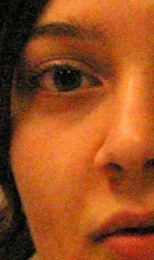
%> input picture Traitement d'image/NLMF/photocoul.jpg, 154 x 260 px, shrunk from 430 x 726 before the run
$ octave --eval "DemoNLMeansFilter2D;"   (GNU Octave 9; MATLAB toolbox functions it lacks are replaced by stand-ins)
%> lines starting %> are read from the running program, lines starting %| are printed output that depends on the picture
### Traitement d'image/NLMF/NLMF_zhengguo.m
function J = NLMF_zhengguo(I,Options)

% This code is based by Dirk-Jan Kroon who published his code in
% http://www.mathworks.com/matlabcentral/fileexchange/27395-fast-non-local-means-1d-2d-color-and-3d
% I just translate his code to matlab vision since his code is more
% efficient than mine by using c++.

% Function:
% options,
%   Options.filterstrength : Strength of the NLMF filtering (default 0.05)
%   Options.blocksize : The image is split in sub-blocks for efficienter
%                memory usage,  (default 1D 20000, default 2D: 150, default
%                3D: 32);

% Beta Options:
%   Options.enablepca : Do PCA on the patches to reduce amount of
%                         calculations (default false)
%   Options.pcaskip : To reduce amount of PCA calculations the data for PCA
%                      is first reduced with V(:,1:pcaskip:end)  (default 10)
%   Options.pcane : Number of eigenvectors used (default 25)
%
% Literature:
% - Non local filter proposed for A. Buades, B. Coll  and J.M. Morel
%   "A non-local algorithm for image denoising"
% - Basic Matlab implementation of Jose Vicente Manjon-Herrera and
%   D.Kroon University of Twente (April 2010)

% Example 2D greyscale,
%  I=im2double(imread('moon.tif'));
%  Options.kernelratio=4;
%  Options.windowratio=4;
%  Options.verbose=true;
%  J=NLMF(I,Options);
%  figure,
%  subplot(1,2,1),imshow(I); title('Noisy image')
%  subplot(1,2,2),imshow(J); title('NL-means image');

if((min(I(:))<0)||(max(I(:))>1)),
    warning('NLMF:inputs','Preferable data range [0..1]');
end
if((~isa(I,'double'))&&(~isa(I,'single')))
    error('NLMF:inputs','Input data must be single or double');
end


% Detect Image Dimension
if(size(I,3)>3)
    Dim=3;
elseif((size(I,1)>1)&&(size(I,2)>1))
    Dim=2;
else
    Dim=1;
end

% In 1D assume column vector
if(Dim==1), I=I(:); end

% Process inputs
defaultoptions=struct('kernelratio',3,'windowratio',3,'filterstrength',0.05,'blocksize',150,'nThreads',2,'verbose',false,'enablepca',false,'pcaskip',10,'pcane',25);
if(Dim==1),
    defaultoptions.blocksize=20000;
elseif(Dim==2),
    defaultoptions.blocksize=150;
else
    defaultoptions.blocksize=32;
end

if(~exist('Options','var')), Options=defaultoptions;
else
    tags = fieldnames(defaultoptions);
    for i=1:length(tags), if(~isfield(Options,tags{i})), Options.(tags{i})=defaultoptions.(tags{i}); end, end
    if(length(tags)~=length(fieldnames(Options))),
        warning('register_images:unknownoption','unknown options found');
    end
end

kernelratio=round(Options.kernelratio);
windowratio=round(Options.windowratio);
blocksize=round(Options.blocksize);
verbose=Options.verbose;
enablepca=Options.enablepca;
pcaskip=round(Options.pcaskip);
pcane=round(Options.pcane);

if(Dim==1),
    Ipad = padarray(I,kernelratio+windowratio,'symmetric'); %,
elseif(Dim==2),
    Ipad = padarray(I,[kernelratio+windowratio kernelratio+windowratio],'symmetric'); %,
else
    Ipad = padarray(I,[kernelratio+windowratio kernelratio+windowratio kernelratio+windowratio],'symmetric'); %,
end

% Separate the image into smaller blocks, for less memory usage
% and efficient cpu-cache usage.
block=makeBlocks(kernelratio,windowratio, blocksize, I, Ipad, Dim);

tic; erms='***';
J=zeros(size(I),class(Ipad));
for i=1:length(block);
    if(verbose)
        disp(['Processing Block ' num2str(i) ' of ' num2str(length(block)) ' estimated time remaining ' erms]);
    end

    if(Dim==1)
        Iblock=Ipad(block(i).x1:block(i).x2);
    elseif(Dim==2)
        Iblock=Ipad(block(i).x1:block(i).x2,block(i).y1:block(i).y2,:);
    else
        Iblock=Ipad(block(i).x1:block(i).x2,block(i).y1:block(i).y2,block(i).z1:block(i).z2);
    end

    %% This code is genalized by zhengguo
     V1 = im2vect_V1(Iblock) ;

    if(enablepca)
        % Do PCA on the block
        [Evalues, Evectors, x_mean]=PCA(V(:,1:pcaskip:end),pcane);
        % Project the block to the reduced PCA feature space
        V = Evectors'*(V-repmat(x_mean,1,size(V,2)));
    end

    Iblock_filtered = TestNLmeansCDebug1012_v1( Iblock, V1, Options.filterstrength ) ;

    if(Dim==1)
        J(block(i).x3:block(i).x4)=Iblock_filtered;
    elseif(Dim==2)
        J(block(i).x3:block(i).x4,block(i).y3:block(i).y4,:)=Iblock_filtered;
    else
        J(block(i).x3:block(i).x4,block(i).y3:block(i).y4,block(i).z3:block(i).z4)=Iblock_filtered;
    end

    if(verbose)
        t=toc; erm=(t/i)*(length(block)-i); erms=num2str(erm);
    end
end
toc;


function block=makeBlocks(kernelratio,windowratio,blocksize, I,Ipad, Dim)
block=struct;
i=0;
blocksize_real=blocksize-(kernelratio+windowratio)*2;
if(Dim==1)
    for x1=1:blocksize_real:size(Ipad,1)
        x2=x1+blocksize-1;
        x2=max(min(x2,size(Ipad,1)),1);
        x3=x1;
        x4=min(x1+blocksize_real-1,size(I,1));
        if(x4>=x3)
            i=i+1;
            block(i).x1=x1; block(i).x2=x2;
            block(i).x3=x3; block(i).x4=x4;
        end
    end
elseif(Dim==2)
    for y1=1:blocksize_real:size(Ipad,2)
        for x1=1:blocksize_real:size(Ipad,1)
            x2=x1+blocksize-1; y2=y1+blocksize-1;
            x2=max(min(x2,size(Ipad,1)),1);
            y2=max(min(y2,size(Ipad,2)),1);
            x3=x1; y3=y1;
            x4=min(x1+blocksize_real-1,size(I,1));
            y4=min(y1+blocksize_real-1,size(I,2));
            if((x4>=x3)&&(y4>=y3))
                i=i+1;
                block(i).x1=x1; block(i).y1=y1; block(i).x2=x2; block(i).y2=y2;
                block(i).x3=x3; block(i).y3=y3; block(i).x4=x4; block(i).y4=y4;
            end
        end
    end
else
    for z1=1:blocksize_real:size(Ipad,3)
        for y1=1:blocksize_real:size(Ipad,2)
            for x1=1:blocksize_real:size(Ipad,1)
                x2=x1+blocksize-1; y2=y1+blocksize-1;  z2=z1+blocksize-1;
                x2=max(min(x2,size(Ipad,1)),1);
                y2=max(min(y2,size(Ipad,2)),1);
                z2=max(min(z2,size(Ipad,3)),1);
                x3=x1; y3=y1; z3=z1;
                x4=min(x1+blocksize_real-1,size(I,1));
                y4=min(y1+blocksize_real-1,size(I,2));
                z4=min(z1+blocksize_real-1,size(I,3));
                if((x4>=x3)&&(y4>=y3)&&(z4>=z3))
                    i=i+1;
                    block(i).x1=x1; block(i).y1=y1;  block(i).z1=z1;
                    block(i).x2=x2; block(i).y2=y2;  block(i).z2=z2;
                    block(i).x3=x3; block(i).y3=y3;  block(i).z3=z3;
                    block(i).x4=x4; block(i).y4=y4;  block(i).z4=z4;
                end
            end
        end
    end
end

% [27 lines left out: function PCA, not called in this run]

### Traitement d'image/NLMF/im2vect_V1.m
function C = im2vect_V1(Iblock)

for i = 1:9
    for j = 1:9
        K(i,j) = exp(-(((i-5)^2)+((j-5)^2))/(2.0*(2.25^2)));
    end
end

K = K/sum(K(:)) ;
K = sqrt( K ) ;

C = zeros(81,(size(Iblock,1)-8)*(size(Iblock,2)-8)) ;
h = 1 ;
for i = 1:size(Iblock,2)-8
    for j = 1:size(Iblock,1)-8
        temp1 = K(1,:)'.*Iblock(j:j+8,i);
        temp2 = K(2,:)'.*Iblock(j:j+8,i+1);
        temp3 = K(3,:)'.*Iblock(j:j+8,i+2);
        temp4 = K(4,:)'.*Iblock(j:j+8,i+3);
        temp5 = K(5,:)'.*Iblock(j:j+8,i+4);
        temp6 = K(6,:)'.*Iblock(j:j+8,i+5);
        temp7 = K(7,:)'.*Iblock(j:j+8,i+6);
        temp8 = K(8,:)'.*Iblock(j:j+8,i+7);
        temp9 = K(9,:)'.*Iblock(j:j+8,i+8);
        C(:,h) = [ temp1; temp2; temp3; temp4; temp5; temp6; temp7; temp8; temp9 ] ;
        h = h + 1 ;
    end
end

### Traitement d'image/NLMF/TestNLmeansCDebug1012_v1.m
function output = TestNLmeansCDebug1012_v1( I, V, filterstrength )

filterstrength2=1/(filterstrength^2);
Rowlength = size(I,1) - 8 ;
Collength = size(I,2) - 8 ;
output = zeros(Rowlength-8,Collength-8) ;
k1 = 5 ;
s1 = 5 ;
for i1 = 9: Collength
    distancei1 = i1*Rowlength ;
    for j1 = 9: Rowlength
        wmax=0;
        average=0;
        sweight=0;
        distancek1 = k1 * Rowlength ;
        sumpart1 = distancei1-distancek1+j1-s1+1 ;
        for t1 = i1-4:i1+4
            distancet1 = t1*Rowlength ;
            for t2 = j1-4:j1+4
                if t1 == i1 && t2 == j1
                    continue ;
                end
                distance = sum((V(:,sumpart1 )-V( :,distancet1-distancek1+t2-s1+1)).^2) ;
                tempw = exp(-distance*filterstrength2);
                wmax=max(tempw, wmax);
                sweight = sweight + tempw;
                average = average + tempw*I(t2,t1);
            end
        end

        wmax=max(wmax, 1e-15);
        average = average + wmax*I(j1,i1);
        sweight = sweight + wmax;
        if sweight > 0
            output(j1-8,i1-8) = average / sweight;
        else
            output(j1-8,i1-8) = I(j1,i1);
        end
    end
end

### Traitement d'image/NLMF/DemoNLMeansFilter2D.m
function DemoNLMeansFilter2D

Ireel = imread('photocoul.jpg');
%> Ireel is the input picture: size 260x154x3 uint8; mean R, G, B 153.4, 77.5, 31.2
% traitement d'image en niveaux de gris
I = rgb2gray(Ireel);
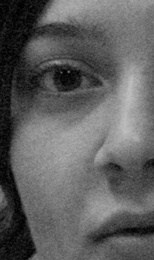
%> I: size 260x154 uint8; min 0, max 192, mean 94.9

I = im2double(I) ;
%> I: size 260x154 double
I = imresize( I, 0.25*size(I) ) ;
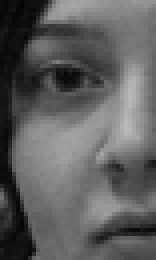
%> I: size 65x39 double (shown 4 times larger); min 0.0131, max 0.73, mean 0.372
Options.kernelratio=4;
Options.windowratio=4;
Options.verbose=true;
Options.filterstrength=0.1;
J = NLMF_zhengguo(I,Options);
%> in NLMF_zhengguo, `Ipad = padarray(I,[kernelratio+windowratio kernelratio+windowratio],'s..`:
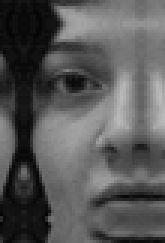
%> Ipad: size 81x55 double (shown 3 times larger); min 0.0131, max 0.73, mean 0.342
%> in NLMF_zhengguo, `block=makeBlocks(kernelratio,windowratio, blocksize, I, Ipad, Dim);`: block = {x1 1, y1 1, x2 81, y2 55, x3 1, y3 1}
%> the loop in NLMF_zhengguo, `for i=1:length(block);` made 1 pass
%> (filterstrength2 in TestNLmeansCDebug1012_v1, Rowlength in TestNLmeansCDebug1012_v1, Collength in TestNLmeansCDebug1012_v1, k1 in TestNLmeansCDebug1012_v1, s1 in TestNLmeansCDebug1012_v1, erm, erms) on pass 1: (100, 73, 47, 5, 5, 0, '0')
%| Processing Block 1 of 1 estimated time remaining ***
%> pass 1, in NLMF_zhengguo, `Iblock_filtered = TestNLmeansCDebug1012_v1( Iblock, V1, Options.filter..`:
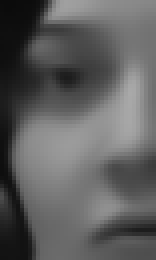
%> Iblock_filtered: size 65x39 double (shown 4 times larger); min 0.0445, max 0.664, mean 0.373
%> after the loop in NLMF_zhengguo, `for i=1:length(block);`: t = 5.02
figure,
subplot(1,2,1),imshow(I); title('Noisy image')
subplot(1,2,2),imshow(J); title('NL-means image');
